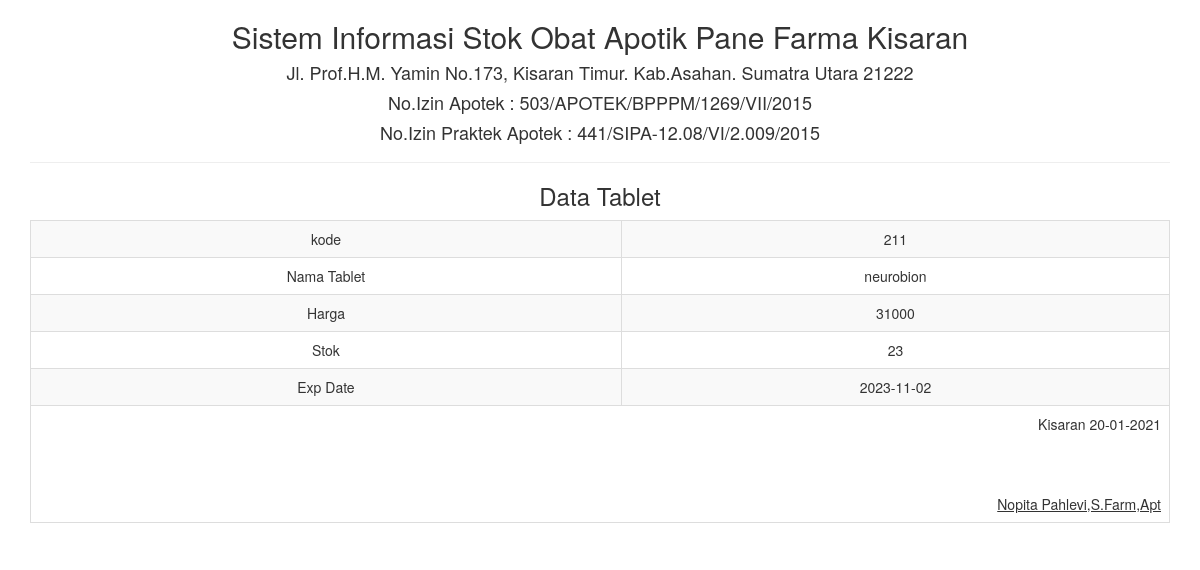
The page /report/tablet_satu.php?kode=211 on the database its author committed.
### tables this page shows
CREATE TABLE IF NOT EXISTS `tbl_tablet` (
  `kode` int(20) NOT NULL,
  `nama_tablet` varchar(50) NOT NULL,
  `harga` int(20) NOT NULL,
  `stok` int(10) NOT NULL,
  `exp_date` date NOT NULL
);

### report/tablet_satu.php (the view, shortened to what this page needs)
<!DOCTYPE html>
<html>
    <head>
        <link href="../Assets/css/bootstrap.min.css" rel="stylesheet" type="text/css"/>
    </head>
    <body onload="print()">
        <?php
        include '../config/koneksi.php';
        $sql = "SELECT * FROM tbl_tablet WHERE kode='" . $_GET ['kode'] . "'";
        $query = mysqli_query($koneksi, $sql) or die("SQL Detail error");
        $data = mysqli_fetch_array($query);
        ?>
        <div class="container">
            <div class='row'>
                <div class="col-sm-12">
                    <div class="text-center">
                        <h2>Sistem Informasi Stok Obat Apotik Pane Farma Kisaran </h2>
                        <h4>Jl. Prof.H.M. Yamin No.173, Kisaran Timur. Kab.Asahan. Sumatra Utara 21222</h4>
                        <h4>No.Izin Apotek : 503/APOTEK/BPPPM/1269/VII/2015</h4>
                        <h4>No.Izin Praktek Apotek : 441/SIPA-12.08/VI/2.009/2015</h4>
                        <hr>
                        <h3>Data Tablet</h3>
                        <table class="table table-bordered table-striped table-hover">
                            <tbody>
								<tr>
                                    <td>kode</td> <td><?= $data['kode'] ?></td>
                                </tr>
                                <tr>
                                    <td>Nama Tablet</td> <td><?= $data['nama_tablet'] ?></td>
                                </tr>
								<tr>
                                    <td>Harga</td> <td><?= $data['harga'] ?></td>
                                </tr>
								<tr>
                                    <td>Stok</td> <td><?= $data['stok'] ?></td>
                                </tr>
                                <tr>
                                    <td>Exp Date</td> <td><?= $data['exp_date'] ?></td>
                                </tr>
                            </tbody>
                            <tfoot>
                                <tr>
                                    <td colspan="2" class="text-right">
                                        Kisaran  <?= date("d-m-Y") ?>
                                        <br><br><br><br>
                                        <u>Nopita Pahlevi,S.Farm,Apt<strong></u><br>
									</td>
								</tr>
							</tfoot>
                        </table>
                    </div>
                </div>
            </div>
    </body>
</html>

### rows shown on the page
tbl_tablet: kode "211", nama_tablet "neurobion", harga "31000", stok "23", exp_date "2023-11-02"
